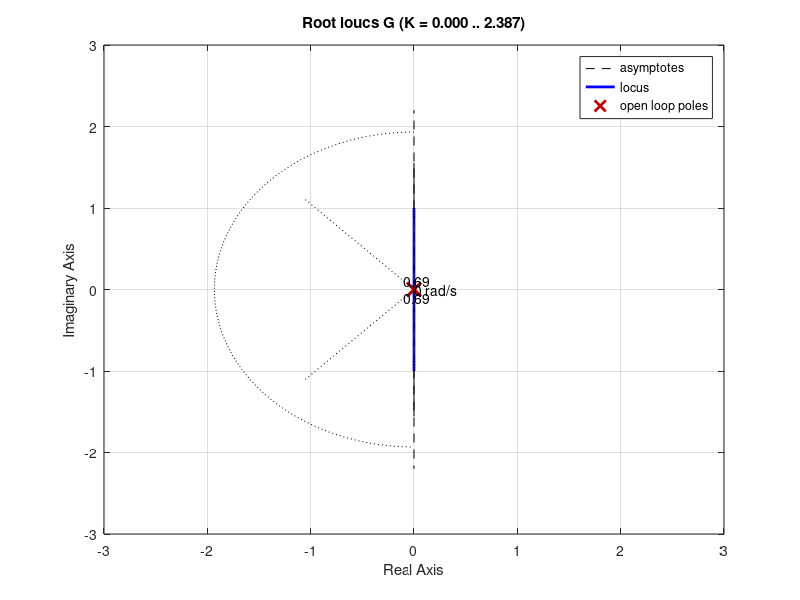

Recreate this plot in MATLAB. (Note: this script raises an error after producing the figure.)
s = tf('s');
G = 0.419 / s^2;

OS = 0.05;
Ts = 3;

zeta = -log(OS) / sqrt(pi^2 + log(OS)^2);
wn = 4 / (zeta * Ts);

% Plot the root locus
figure;
rlocus(G);
sgrid(zeta, wn);
axis([-3 3 -3 3]);

rltool(G);

C = 6.942 * (1+2.3*s)/1;
